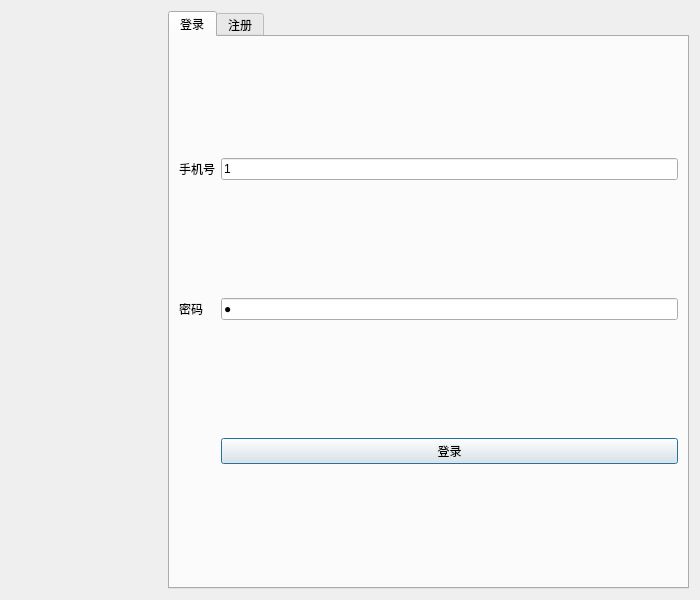
<?xml version="1.0" encoding="UTF-8"?>
<ui version="4.0">
 <class>loginDialog</class>
 <widget class="QDialog" name="loginDialog">
  <property name="geometry">
   <rect>
    <x>0</x>
    <y>0</y>
    <width>700</width>
    <height>600</height>
   </rect>
  </property>
  <property name="minimumSize">
   <size>
    <width>700</width>
    <height>600</height>
   </size>
  </property>
  <property name="maximumSize">
   <size>
    <width>1234567</width>
    <height>1234567</height>
   </size>
  </property>
  <property name="windowTitle">
   <string>Dialog</string>
  </property>
  <layout class="QHBoxLayout" name="horizontalLayout_2">
   <item>
    <layout class="QHBoxLayout" name="horizontalLayout">
     <item>
      <widget class="QLabel" name="lb_pic">
       <property name="minimumSize">
        <size>
         <width>151</width>
         <height>291</height>
        </size>
       </property>
       <property name="maximumSize">
        <size>
         <width>1234567</width>
         <height>1234567</height>
        </size>
       </property>
       <property name="text">
        <string/>
       </property>
       <property name="pixmap">
        <pixmap resource="res.qrc">:/images/register.png</pixmap>
       </property>
       <property name="scaledContents">
        <bool>true</bool>
       </property>
      </widget>
     </item>
     <item>
      <widget class="QTabWidget" name="tabWidget">
       <property name="minimumSize">
        <size>
         <width>361</width>
         <height>301</height>
        </size>
       </property>
       <property name="maximumSize">
        <size>
         <width>1234567</width>
         <height>1234567</height>
        </size>
       </property>
       <property name="currentIndex">
        <number>0</number>
       </property>
       <widget class="QWidget" name="page_1">
        <attribute name="title">
         <string>登录</string>
        </attribute>
        <layout class="QGridLayout" name="gridLayout">
         <item row="0" column="0">
          <widget class="QLabel" name="lb_phone_log">
           <property name="text">
            <string>手机号</string>
           </property>
          </widget>
         </item>
         <item row="0" column="1">
          <widget class="QLineEdit" name="le_phone_log">
           <property name="text">
            <string>1</string>
           </property>
          </widget>
         </item>
         <item row="1" column="0">
          <widget class="QLabel" name="lb_password_log">
           <property name="text">
            <string>密码</string>
           </property>
          </widget>
         </item>
         <item row="1" column="1">
          <widget class="QLineEdit" name="le_password_log">
           <property name="text">
            <string>1</string>
           </property>
           <property name="echoMode">
            <enum>QLineEdit::Password</enum>
           </property>
          </widget>
         </item>
         <item row="2" column="1">
          <widget class="QPushButton" name="pb_log">
           <property name="text">
            <string>登录</string>
           </property>
          </widget>
         </item>
        </layout>
       </widget>
       <widget class="QWidget" name="page2">
        <attribute name="title">
         <string>注册</string>
        </attribute>
        <layout class="QGridLayout" name="gridLayout_2">
         <item row="0" column="0">
          <widget class="QLabel" name="lb_name_reg">
           <property name="text">
            <string>昵称</string>
           </property>
          </widget>
         </item>
         <item row="0" column="1">
          <widget class="QLineEdit" name="le_name_reg"/>
         </item>
         <item row="1" column="0">
          <widget class="QLabel" name="lb_phone_reg">
           <property name="text">
            <string>手机号</string>
           </property>
          </widget>
         </item>
         <item row="1" column="1">
          <widget class="QLineEdit" name="le_phone_reg"/>
         </item>
         <item row="2" column="0">
          <widget class="QLabel" name="lb_password_reg">
           <property name="text">
            <string>密码</string>
           </property>
          </widget>
         </item>
         <item row="2" column="1">
          <widget class="QLineEdit" name="le_password_reg">
           <property name="echoMode">
            <enum>QLineEdit::Password</enum>
           </property>
          </widget>
         </item>
         <item row="3" column="1">
          <widget class="QPushButton" name="pbreg">
           <property name="text">
            <string>注册</string>
           </property>
          </widget>
         </item>
        </layout>
       </widget>
      </widget>
     </item>
    </layout>
   </item>
  </layout>
 </widget>
 <resources>
  <include location="res.qrc"/>
 </resources>
 <connections/>
</ui>
